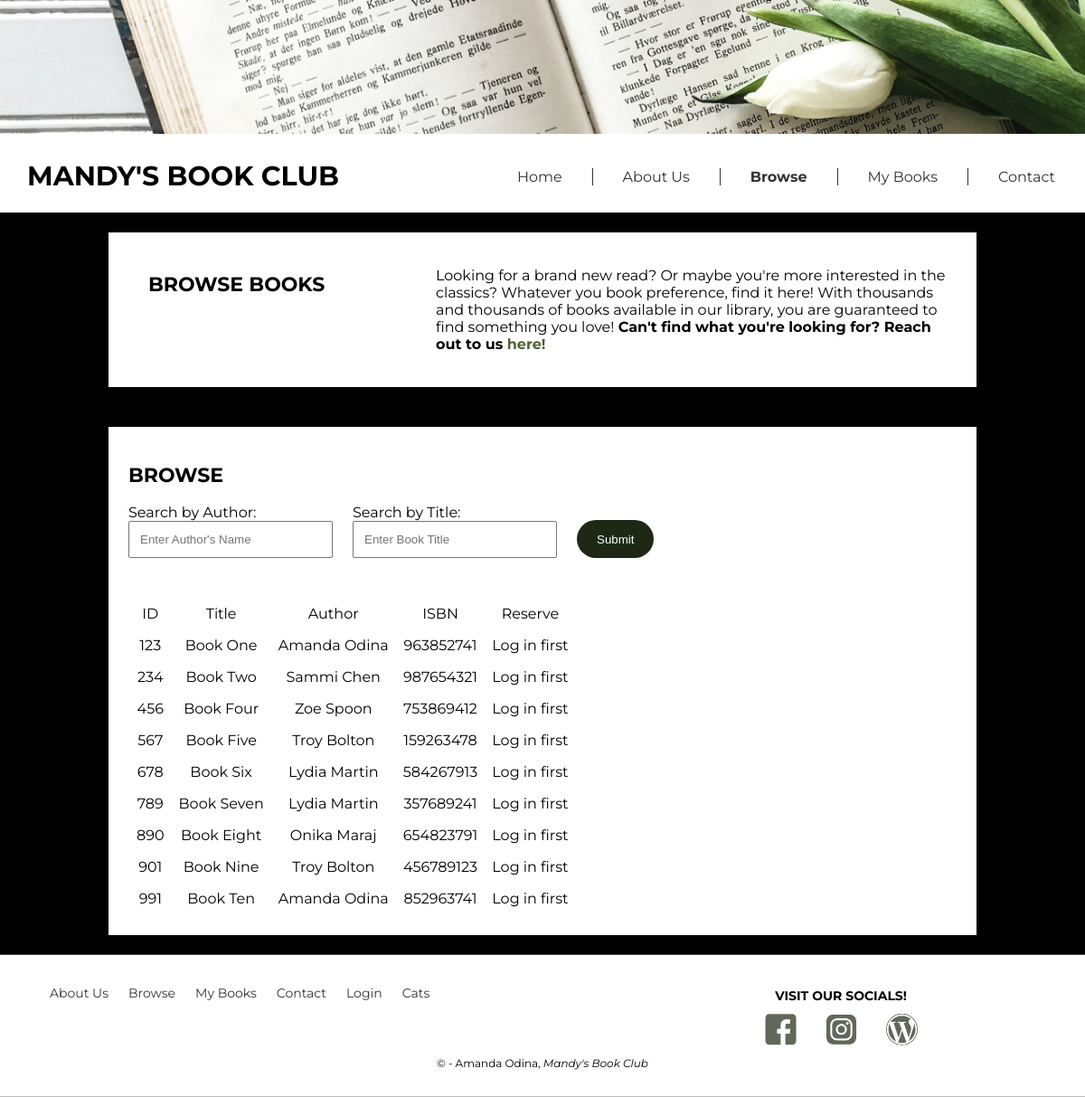
Page /browse.php on the earlier database version.
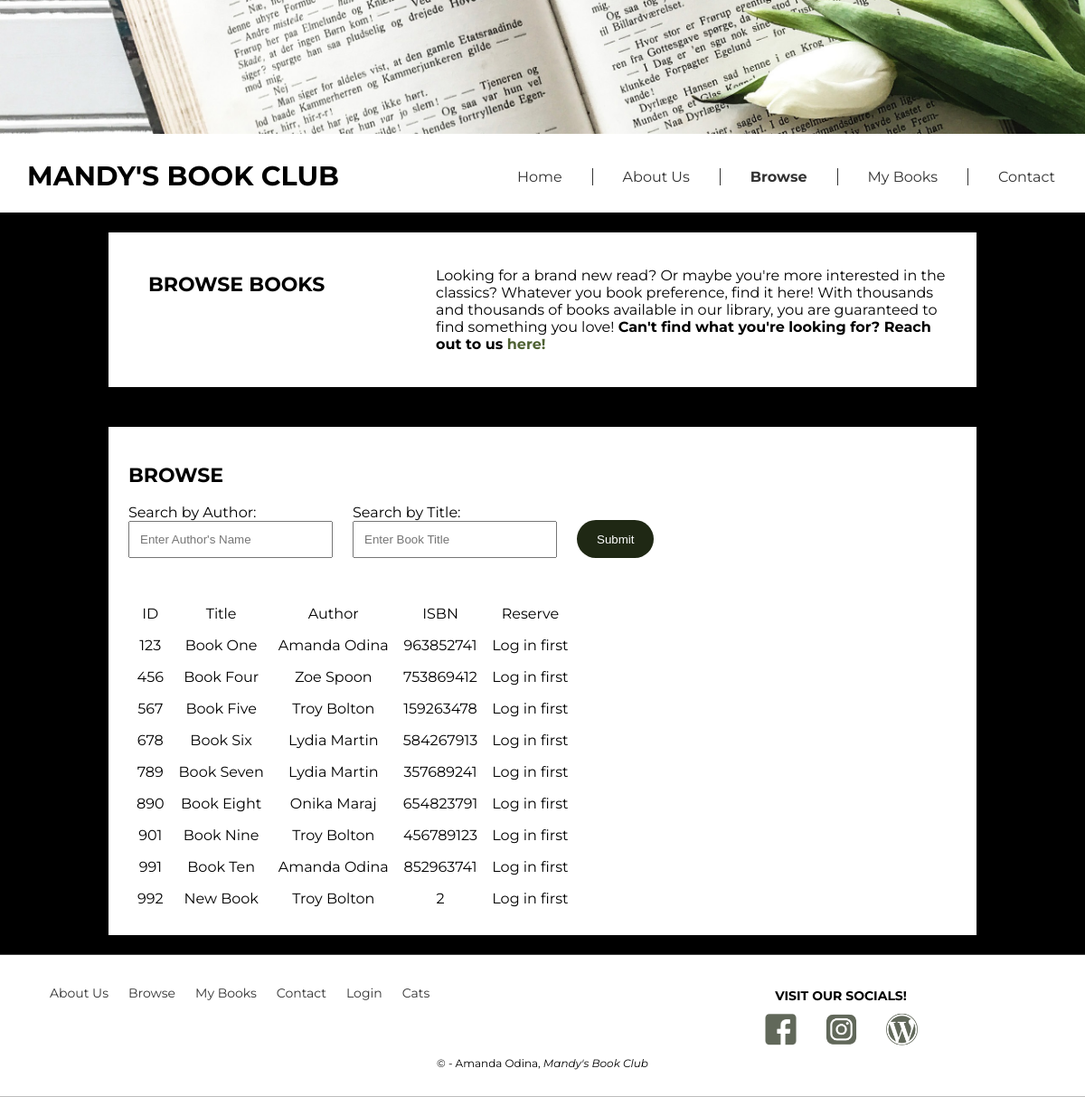
Same page on the later database version.
### tables this page shows
CREATE TABLE `books` (
  `book_id` int(11) NOT NULL,
  `ISBN` int(11) NOT NULL,
  `book_title` varchar(255) NOT NULL,
  `total_pages` int(11) NOT NULL,
  `edition_number` int(11) NOT NULL,
  `year_published` int(11) NOT NULL,
  `publishing_company_id` int(11) NOT NULL
);

### config.php (called while the page is built, shortened)
<?php
	$current_uri = $_SERVER['REQUEST_URI'];
	$current_array = explode('/', $current_uri);
	$current_page = end($current_array);
?>

### functions.php (called while the page is built, shortened)
<?php
include ('config.php');
$user = 0;
function getBooksForBrowsing($searchtitle, $searchauthor) {
	$query = "SELECT Books.book_id, Books.book_title, Books.ISBN, Authors.first_name, Authors.last_name, b_status.available, b_reserved.reserved
						FROM Books
						JOIN book_author ON Books.book_id = book_author.book_id
						JOIN Authors ON Authors.author_id = book_author.author_id
						LEFT JOIN (
								SELECT count(reserved) as available, book_id
								FROM book_status
								WHERE reserved = 0
								GROUP BY book_id
							) b_status ON b_status.book_id = Books.book_id
						LEFT JOIN (
							SELECT count(reserved) as reserved, book_id
							FROM book_status s
								INNER JOIN user_reserved_book u ON u.status_id = s.status_id
							WHERE s.reserved = 1 AND u.user_id = ?
							GROUP BY book_id
						) b_reserved ON b_reserved.book_id = Books.book_id
						";
	$query = $query . " ORDER BY Books.book_id";
	$stmt = $GLOBALS['db']->prepare($query);
	$stmt->bind_param('s', $GLOBALS['user']);
	$stmt->bind_result($bookid, $title, $isbn, $author_first, $author_last, $available, $user_reserved);
	$stmt->execute();
	$books = [];
	while ($stmt->fetch()) {
		array_push($books, [
			'bookid' => $bookid,
			'title' => $title,
			'isbn' => $isbn,
			'author_first' => $author_first,
			'author_last' => $author_last,
			'available' => $available,
			'user_reserved' => $user_reserved
		]);
	}
	return $books;
}

### browse.php (the view, shortened to what this page needs)
<?php
	include 'functions.php';
	$searchtitle = "";
	$searchauthor = "";
	$books = getBooksForBrowsing($searchtitle, $searchauthor);
	include 'header.php';
?>
	<div class="infoblock">
		<h2>Browse Books</h2>
		<p>Looking for a brand new read? Or maybe you're more interested in the classics? Whatever you book preference, find it here! With thousands and thousands of books available in our library, you are guaranteed to find something you love! <b>Can't find what you're looking for? Reach out to us <a href="contact.php" class="welcomelink">here!</a></b></p>
	</div>
	<div class="centerBlock">
		<h2>Browse</h2>
			<form action="" method="post">
				<div class="form-row">
					<div class="form-group">
						<label class="search-label">Search by Author:</label>
						<input type="text" id= "author" name="author" placeholder="Enter Author's Name">
					</div>
					<div class="form-group">
						<label class="search-label">Search by Title:</label>
						<input type="text" id= "title" name="title"  placeholder="Enter Book Title">
					</div>
						<input class="submit-margins" type="submit" name="Search">
				</div>
			</form>
		<table cellpadding="7">
			<thead>
				<tr>
					<td>ID</td>
					<td>Title</td>
					<td>Author</td>
					<td>ISBN</td>
					<td>Reserve</td>
				</tr>
			</thead>
		<?php
		foreach($books as $book) {
				echo "
					<tr>
						<td>".$book['bookid']."</td>
						<td>".$book['title']."</td>
						<td>".$book['author_first']." ".$book['author_last']."</td>
						<td>".$book['isbn']."</td>
						<td>";
					if($user == 0) {
						echo "Log in first";
					} else if($book['user_reserved'] > 0) {
						echo "Reserved by you";
					} else if($book['available'] > 0) {
						echo "<form method='POST' action='browse.php'>
										<button name='reserve_book' value='".$book['bookid']."' type='submit'>Reserve</button>
									</form>";
					} else {
						echo "Not available";
					}
				echo "
						</td>
					</tr>";
		}
		?>
		</table>
	</div>
	<?php include 'footer.php';?>
	</body>
</html>

### header.php (shortened to what this page needs)
<?php	include 'config.php';
?>
<!DOCTYPE html>
<html>
<head>
	<link rel="stylesheet" type="text/css" href="main.css?id=13">
</head>
<body>
<header>
	<img src="media/header.png" id="headerimg">
	<h1 id="logo">Mandy's Book Club</h1>
	<div id="menu">
		<ul id="mainMenu">
			<li class="menuitems"><a href="index.php" class="<?php echo ($current_page =='index.php')?'active': NULL?>">Home</a></li>
			<li class="menuitems"><a href="about.php" class="<?php echo ($current_page =='about.php')?'active': NULL?>">About Us</a></li>
			<li class="menuitems"><a href="browse.php" class="<?php echo ($current_page =='browse.php')?'active': NULL?>">Browse</a></li>
			<li class="menuitems"><a href="mybooks.php" class="<?php echo ($current_page =='mybooks.php')?'active': NULL?>">My Books</a></li>
			<li class="menuitems"><a href="contact.php" class="<?php echo ($current_page =='contact.php')?'active': NULL?>">Contact</a></li>
	</div>
</header>

### footer.php
<footer>
	<div id="footerleft">
		<ul id="footerlinks">
			<li class="quicklinks"><a href="about.php">About Us</a></li>
			<li class="quicklinks"><a href="browse.php">Browse</a></li>
			<li class="quicklinks"><a href="mybooks.php">My Books</a></li>
			<li class="quicklinks"><a href="contact.php">Contact</a></li>
			<li class="quicklinks"><a href="login.php">Login</a></li>
			<li class="quicklinks"><a href="cats.php">Cats</a></li>
		</ul>
	</div>
	<div id="footerright">
		<h3>Visit Our Socials!</h3>
		<ul id="socialmedia">
			<li class="socials">
				<a href="#"><img src="media/facebook.png"></a>
			</li>
			<li class="socials">
				<a href="#"><img src="media/instagram.png"></a>
			</li>
			<li class="socials">
				<a href="#"><img src="media/wordpress.png"></a>
			</li>
		</ul>
	</div>
	<p class="copyright">© - Amanda Odina, <i>Mandy's Book Club</i></p>
</footer>

### main.css (style rules this page uses)
body { font-family: 'Montserrat', sans-serif; margin: 0 auto; background-color: #000; }
.infoblock { margin: 0 auto; overflow: hidden; width: 960px; background-color: #fff; margin-bottom: 44px; }
.infoblock h2 { float: left; width: 30%; font-size: 22px; text-transform: uppercase; margin-top: 44px; margin-left: 44px; }
.infoblock p { float: right; width: 60%; padding: 22px; text-align: left; }
.centerBlock { width: 916px; margin: 0 auto; margin-bottom: 22px; padding: 22px; background: #fff; min-height: 200px; }
.centerBlock h2 { font-size: 22px; font-weight: 700; text-transform: uppercase; }
input[type=text], input[type=number], input[type=email], select { width: 200px; padding: 11px 11px; margin: 0 22px 11px 0; }
input[type=submit] { background-color: #1f2814; color: #fff; border: none; text-decoration: none; padding: 11px 22px; border-radius: 22px; text-align: center; }
.form-group { display: flex; flex-direction: column; }
header { overflow: hidden; margin-bottom: 22px; background-color: #fff; }
#headerimg { width: 100%; display: block; margin: 0 auto; }
#logo { font-size: 30px; float: left; margin: 28px 0 22px 30px; text-transform: uppercase; }
#menu { float: right; }
.menuitems { list-style-type: none; float: left; border-right: 1px solid #333; padding-right: 22px; padding-left: 22px; margin-top: 22px; }
.menuitems:last-child { border-right: none; }
.menuitems a { text-decoration: none; color: #333; text-align: center; padding: 11px; }
.active { color: #333; font-weight: 700; }
.welcomelink { color: #4e6132; text-decoration: none; }
.form-row { display: flex; justify-content: flex-start; margin-bottom: 32px; }
.submit-margins { margin-top: 18px; margin-bottom: 11px; }
footer { position: sticky; bottom: 0; background-color: #fff; text-align: center; margin: 0 auto; padding: 22px 0; width: 100%; }
#footerleft { float: left; width: 45%; }
#footerright { float: right; width: 45%; text-align: center; margin: 0 auto; }
#footerlinks { margin: 0; padding: 0; padding-left: 44px; overflow: hidden; }
.quicklinks { list-style-type: none; float: left; font-size: 14px; }
.quicklinks a { text-decoration: none; display: block; color: #333; text-align: center; padding: 11px; }
footer h3 { font-size: 14px; text-transform: uppercase; font-weight: 700; margin-bottom: 11px; }
#socialmedia { width: 201px; margin: 0 auto; padding: 0; overflow: hidden; text-align: center; display: block; }
.socials { list-style-type: none; float: left; }
.socials img { display: block; width: 35px; margin: 0 auto; padding: 0 16px; opacity: 0.7; }
.copyright { margin: 90px auto; margin-bottom: 8px; font-size: 12px; }
td { text-align: center; }

Differences in the rows shown:
removed books: book_id "234", book_title "Book Two", author_first "Sammi", author_last "Chen", ISBN "987654321"
added books: book_id "992", book_title "New Book", author_first "Troy", author_last "Bolton", ISBN "2"
